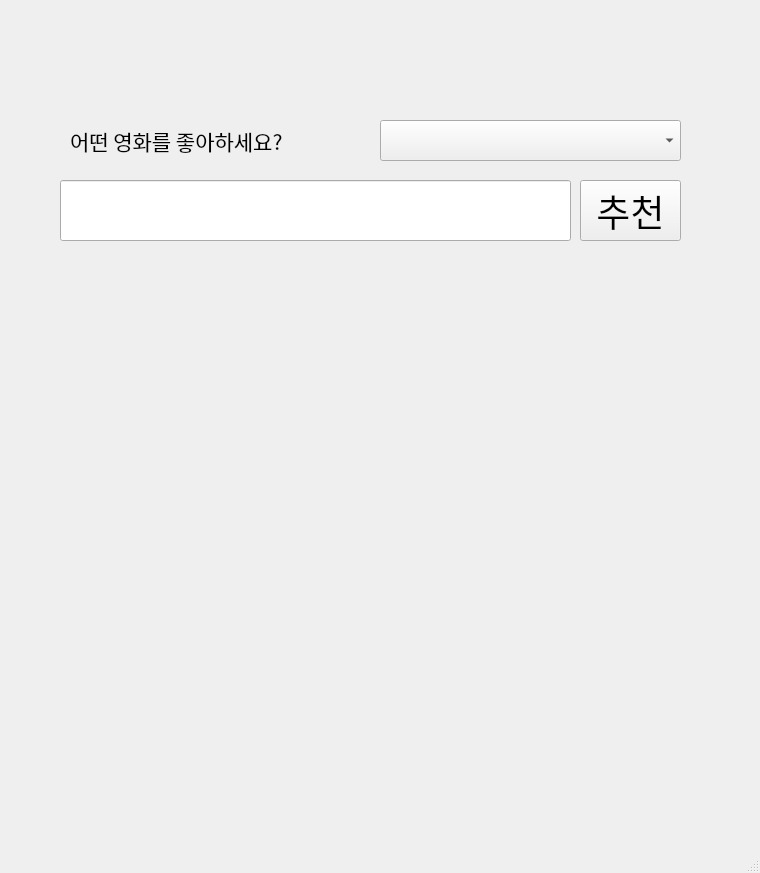
<?xml version="1.0" encoding="UTF-8"?>
<ui version="4.0">
 <class>MainWindow</class>
 <widget class="QMainWindow" name="MainWindow">
  <property name="geometry">
   <rect>
    <x>0</x>
    <y>0</y>
    <width>760</width>
    <height>873</height>
   </rect>
  </property>
  <property name="windowTitle">
   <string>MainWindow</string>
  </property>
  <widget class="QWidget" name="centralwidget">
   <widget class="QComboBox" name="comboBox">
    <property name="geometry">
     <rect>
      <x>380</x>
      <y>120</y>
      <width>301</width>
      <height>41</height>
     </rect>
    </property>
   </widget>
   <widget class="QLineEdit" name="le_keyowrd">
    <property name="geometry">
     <rect>
      <x>60</x>
      <y>180</y>
      <width>511</width>
      <height>61</height>
     </rect>
    </property>
    <property name="font">
     <font>
      <family>0xProto Nerd Font Mono</family>
      <pointsize>18</pointsize>
     </font>
    </property>
    <property name="text">
     <string/>
    </property>
   </widget>
   <widget class="QPushButton" name="btn_recommendation">
    <property name="geometry">
     <rect>
      <x>580</x>
      <y>180</y>
      <width>101</width>
      <height>61</height>
     </rect>
    </property>
    <property name="font">
     <font>
      <family>0xProto Nerd Font Mono</family>
      <pointsize>28</pointsize>
     </font>
    </property>
    <property name="text">
     <string>추천</string>
    </property>
   </widget>
   <widget class="QLabel" name="lbl_recommendation">
    <property name="geometry">
     <rect>
      <x>60</x>
      <y>260</y>
      <width>621</width>
      <height>531</height>
     </rect>
    </property>
    <property name="text">
     <string/>
    </property>
   </widget>
   <widget class="QLabel" name="label">
    <property name="geometry">
     <rect>
      <x>70</x>
      <y>120</y>
      <width>281</width>
      <height>41</height>
     </rect>
    </property>
    <property name="font">
     <font>
      <family>0xProto Nerd Font Mono</family>
      <pointsize>16</pointsize>
     </font>
    </property>
    <property name="text">
     <string>어떤 영화를 좋아하세요?</string>
    </property>
   </widget>
  </widget>
  <widget class="QMenuBar" name="menubar">
   <property name="geometry">
    <rect>
     <x>0</x>
     <y>0</y>
     <width>760</width>
     <height>21</height>
    </rect>
   </property>
  </widget>
  <widget class="QStatusBar" name="statusbar"/>
 </widget>
 <resources/>
 <connections/>
</ui>
